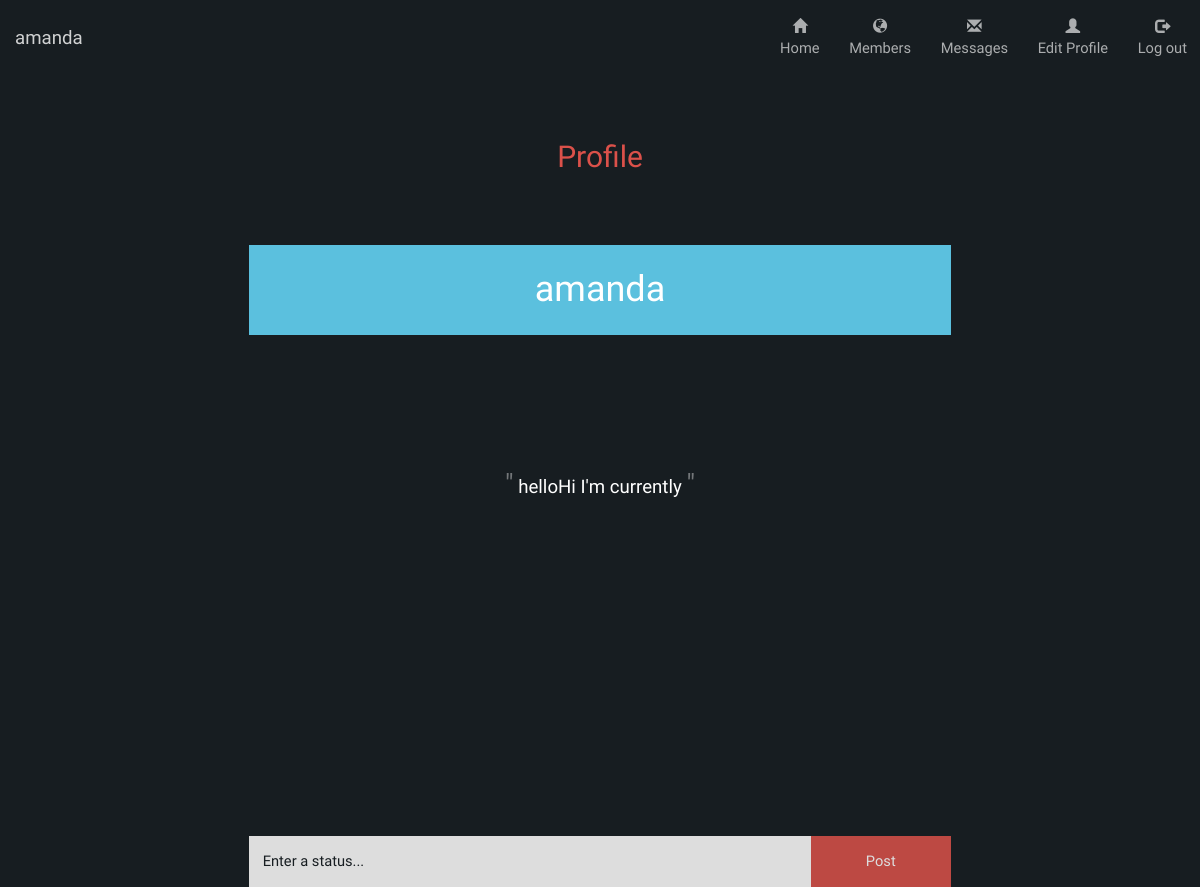
Page /social/profile/ (signed in) on the earlier database version.
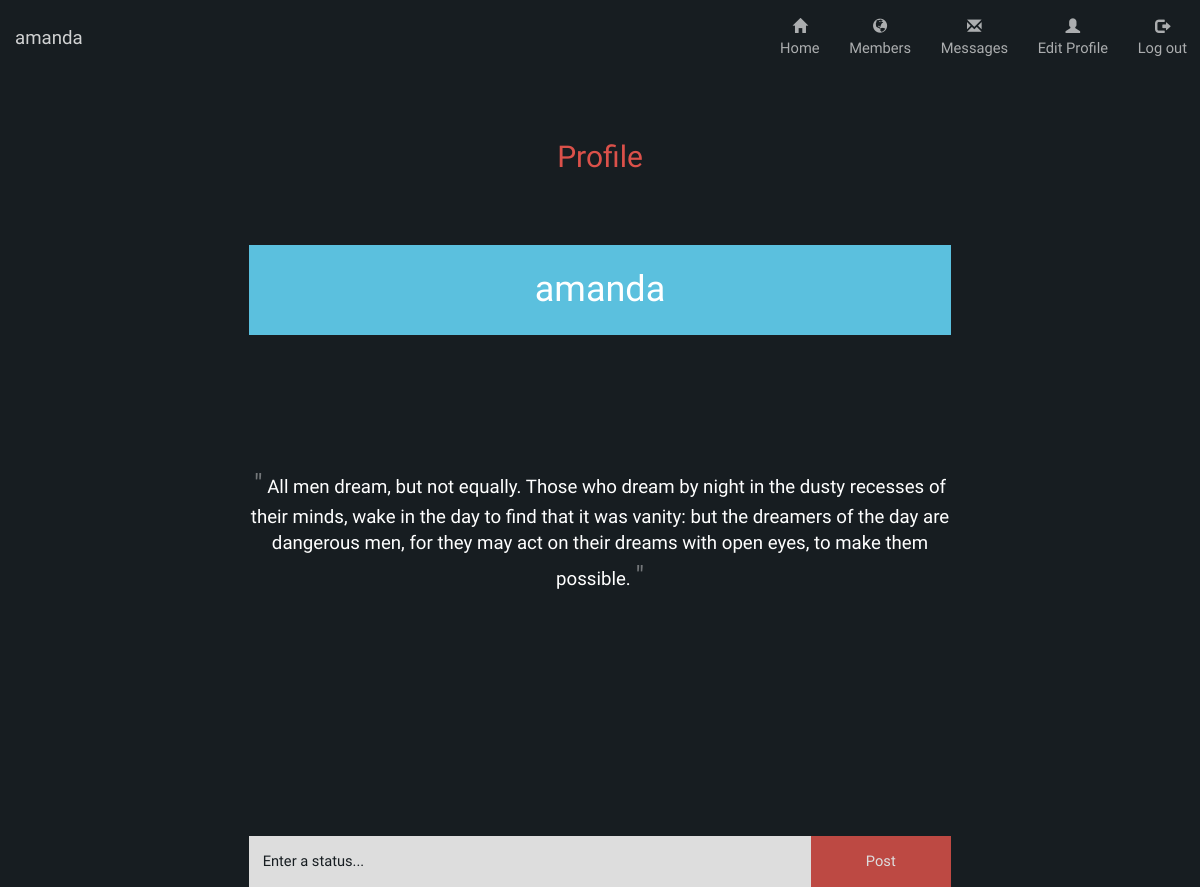
Same page on the later database version.
### social/models.py (models this page shows)
class Profile(models.Model):
    text = models.CharField(max_length=4096)

### social/views.py (the view)
    def test(request):
        if 'username' in request.session:
            return f(request)
        else:
            template = loader.get_template('social/not-logged-in.html')
            context = RequestContext(request, {})
            return HttpResponse(template.render(context))

### social/views.py (called while the page is built)
def loggedin(f):
    def test(request):
        if 'username' in request.session:
            return f(request)
        else:
            template = loader.get_template('social/not-logged-in.html')
            context = RequestContext(request, {})
            return HttpResponse(template.render(context))
    return test

@loggedin
def profile(request):
    u = request.session['username']
    member = Member.objects.get(pk=u)
    if 'text' in request.POST:
        text = request.POST['text']
        if member.profile:
            member.profile.text = text
            member.profile.save()
        else:
            profile = Profile(text=text)
            profile.save()
            member.profile = profile
        member.save()
    else:
        if member.profile:
            text = member.profile.text
        else:
            text = ""
    return render(request, 'social/profile.html', {
        'appname': appname,
        'username': u,
        'text' : text,
        'loggedin': True}
        )

### social/templates/social/profile.html (shortened to what this page needs)
{% extends "social/base.html" %}
{% block content %}
<div class="content profile">
  <div class='main'>
    <h2>Profile</h2>
    <br><br>
    <div class="row">
      <div class="col-lg-12 col-md-12 col-sm-12">
        <h1 class="profile-header friend-entry">{{username}}</h1>
      </div>
    </div>
    <div class="row">
      <div class="col-lg-12 col-md-12 col-sm-12">
        <br>
        <div class="profile-status">
          {% if text %}
          <span class="quote">"</span>&nbsp;{{ text }}&nbsp;<span class="quote">"</span>
          {%else %}
          <br>
          <h1 class='msg-none'>No status yet&nbsp;&nbsp;:/</h1><br>
          <h1 class='msg-none'>Share something cool</h1><br><br>
          {% endif %}
        </div>
        <br>
      </div>
    </div>
    <form method='post'  action='/social/profile/' enctype='multipart/form-data'>
      <div class="row">
        <div class="col-lg-12 col-md-12 col-sm-12">
          <input class="msg-form-controls status-text" type="text" name="text" placeholder=" Enter a status...">
          <input class="msg-form-controls status-send" type='submit' value='Post'>
        </div>
      </div>
    </form>
  </div>
</div>
{% endblock %}

Differences in the rows shown:
changed Profile: text "helloHi I'm currently" → "All men dream, but not equally. Those who dream by night in the dusty recesses of their minds, wake in the day to find that it was vanity: but the dreamers of the day are dangerous men, for they may act on their dreams with open eyes, to make them possible."
